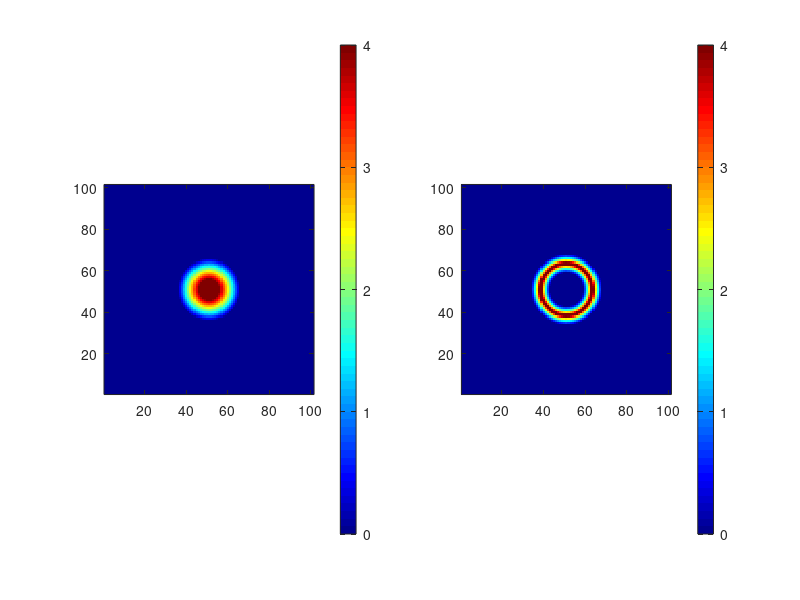
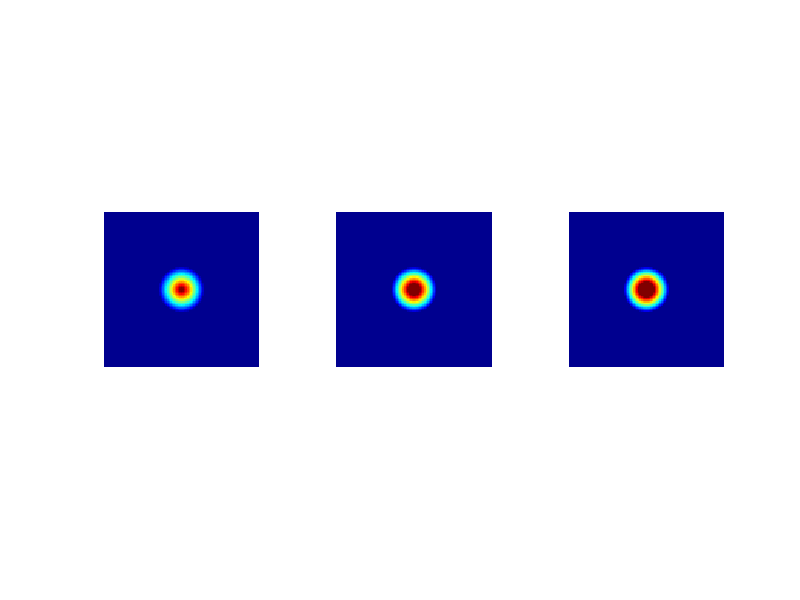
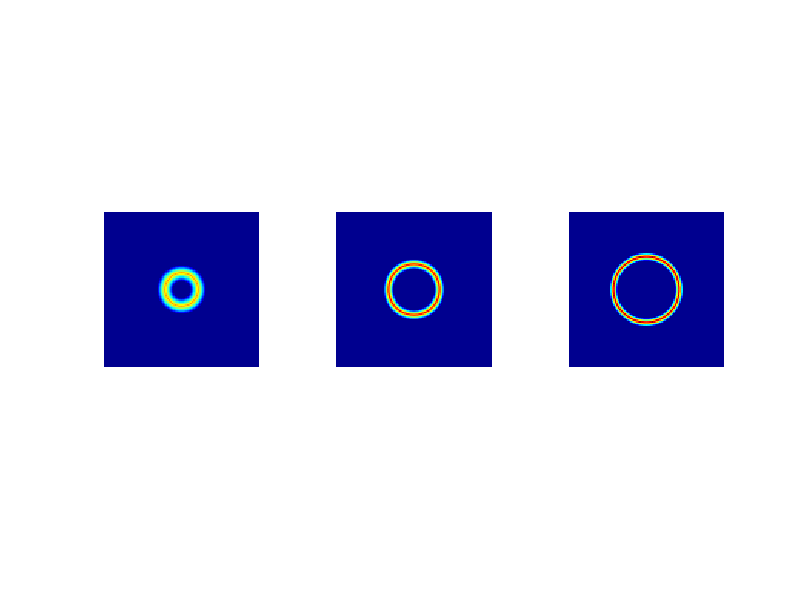
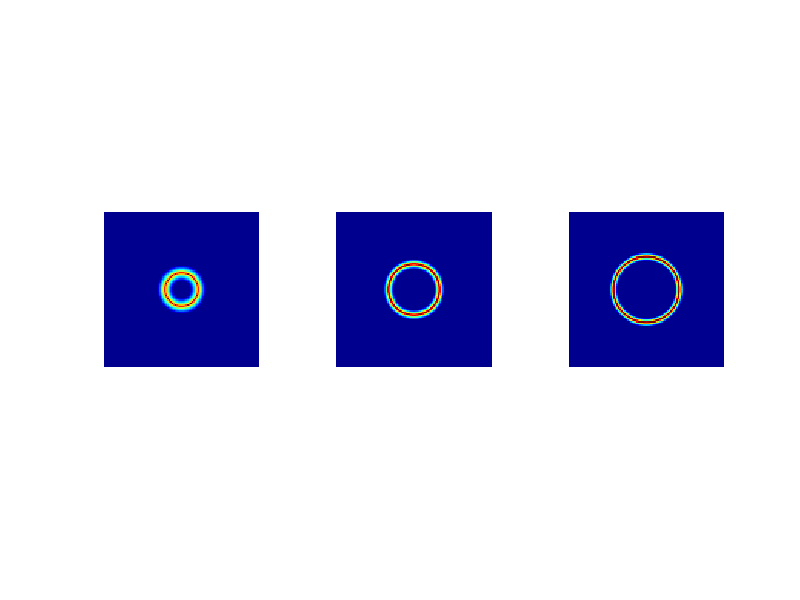

These charts were generated, in order, by the following MATLAB code: (Note: this script raises an error after producing the figures.)
clear;
close all;
%%
ACT1 = zeros(101,101,50);
ACT2 = zeros(101,101,50);
ACT3 = zeros(101,101,50);
ACT4 = zeros(101,101,50);
ACT5 = zeros(101,101,50);
noise = 0;
%% ACT 1
[xx,yy] = meshgrid(-50:50,-50:50);
rr = abs(xx+yy*1i);
for tt = 1:50
    Amp = 2*sin(pi/100*tt) + 4;
    sig = 0*sin(pi/50*tt) + 15;
    temp = max(-(Amp/sig)*rr + Amp,0);
    size_lim = 15+sin(pi/50*tt)*0;
    %     temp = temp.*(rr<size_lim);
    temp = min(temp,4);
    ACT1(:,:,tt) = temp + rand(101,101)*noise-noise/2;
end

%% ACT 2
[xx,yy] = meshgrid(-50:50,-50:50);
rr = abs(xx+yy*1i);
for tt = 1:50
    %%% Same geometric profile
    r2 = 15+tt*0.2;
    r1 = sqrt(r2.^2 - 225);
    r0 = (r1+r2)/2;
    sig = (r2-r1)/2;
    
    Amp = 0*sin(pi/100*tt) + 4;
    temp = max(-(Amp/sig)*abs(rr-r0) + Amp,0);
    temp = temp/sum(temp(:))*sum(sum(ACT1(:,:,tt)));
    ACT2(:,:,tt) = temp + rand(101,101)*noise-noise/2;
end

%% ACT 3
[xx,yy] = meshgrid(-50:50,-50:50);
rr = abs(xx+yy*1i);
for tt = 1:50
    r2 = 15+tt*0.2;
    r1 = sqrt(r2.^2 - 225);
    r0 = (r1+r2)/2;
    Amp = 2*sin(pi/100*tt) + 4;
    temp = (15 - sqrt(4*r0.*abs(rr-r0)))*Amp/15;
    temp = min(temp,4);
    ACT3(:,:,tt) = temp + rand(101,101)*noise-noise/2;
end

%% ACT 4
[xx,yy] = meshgrid(-50:50,-50:50);
rr = abs(xx+yy*1i);
for tt = 1:50
    r2 = 15+0.1*tt;
    r1 = sqrt(r2.^2 - 225);
    r0 = (r1+r2)/2;
    Amp = 2*sin(pi/100*tt) + 4;
    temp = (15 - sqrt(4*r0.*abs(rr-r0)))*Amp/15;
    temp = min(temp,4);
    ACT4(:,:,tt) = temp + rand(101,101)*noise-noise/2;
end
%% ACT 5
[xx,yy] = meshgrid(-50:50,-50:50);
rr = abs(xx+yy*1i);
for tt = 1:50
    r1 = 8*sin(pi/100*tt);
    r2 = sqrt(r1.^2 + 225);
    r0 = (r1+r2)/2;
    Amp = 2*sin(pi/100*tt) + 4;
    temp = (15 - sqrt(4*r0.*abs(rr-r0)))*Amp/15;
    temp = min(temp,4);
    ACT5(:,:,tt) = temp + rand(101,101)*noise-noise/2;
end

%%
saveVideo = 0;
if saveVideo
    writerObj = VideoWriter(['Sample_Video/ari_amp.avi']);
    open(writerObj);
end
FIG = figure;
set(gcf,'position',[300 420 900 360])
for tt = 1:50
    drawnow;
    subplot(1,2,1)
    imagesc(ACT1(:,:,tt))
    caxis([0 4])
    colorbar;
    colormap(jet)
    axis xy image
    subplot(1,2,2)
    imagesc(ACT5(:,:,tt))
    caxis([0 4])
    colorbar;
    colormap(jet)
    axis xy image
    if saveVideo
        pause(0.02);
        frame = getframe(FIG);
        writeVideo(writerObj,frame);
        writeVideo(writerObj,frame);
        writeVideo(writerObj,frame);
    end
end
if saveVideo
    close(writerObj);
    close(FIG);
end
%%
figure
subplot(1,3,1)
imagesc(ACT1(:,:,5));
axis xy image off
caxis([0 4])
subplot(1,3,2)
imagesc(ACT1(:,:,25));
axis xy image off
caxis([0 4])
subplot(1,3,3)
imagesc(ACT1(:,:,45));
axis xy image off
colormap(jet)
caxis([0 4])
figure
subplot(1,3,1)
imagesc(ACT2(:,:,5));
axis xy image off
caxis([0 4])
subplot(1,3,2)
imagesc(ACT2(:,:,25));
axis xy image off
caxis([0 4])
subplot(1,3,3)
imagesc(ACT2(:,:,45));
axis xy image off
colormap(jet)
caxis([0 4])
figure
subplot(1,3,1)
imagesc(ACT3(:,:,5));
axis xy image off
caxis([0 4])
subplot(1,3,2)
imagesc(ACT3(:,:,25));
axis xy image off
caxis([0 4])
subplot(1,3,3)
imagesc(ACT3(:,:,45));
axis xy image off
colormap(jet)
caxis([0 4])
figure
subplot(1,3,1)
imagesc(ACT4(:,:,5));
axis xy image off
caxis([0 4])
subplot(1,3,2)
imagesc(ACT4(:,:,25));
axis xy image off
caxis([0 4])
subplot(1,3,3)
imagesc(ACT4(:,:,45));
axis xy image off
colormap(jet)
caxis([0 4])
%%
figure
subplot(1,3,1)
geo_temp1 = geo_profile(ACT1,ones(101),0);
imagesc(geo_temp1);
colormap(hot)
axis xy image
caxis([0 0.1])
subplot(1,3,2)
geo_temp2 = geo_profile(ACT4,ones(101),0);
imagesc(geo_temp2);
colormap(hot)
axis xy image
caxis([0 0.1])
hh= subplot(1,3,3);
imagesc(geo_temp2-geo_temp1)
colormap(hh,jet)
axis xy image
caxis([-0.02 0.02])
load('rbcmap.mat')

figure
subplot(1,3,1)
dyn_temp1 = dyn_profile(ACT1,ones(101));
imagesc(dyn_temp1);
colormap(hot)
axis xy image
caxis([-0.01 0.01])
subplot(1,3,2)
dyn_temp2 = dyn_profile(ACT4,ones(101));
imagesc(dyn_temp2);
colormap(rbcmap)
axis xy image
caxis([-max(dyn_temp2(:)) max(dyn_temp2(:))])
hh= subplot(1,3,3);
imagesc(dyn_temp2-dyn_temp1)
colormap(hh,jet)
axis xy image
caxis([-max(dyn_temp2(:)) max(dyn_temp2(:))])